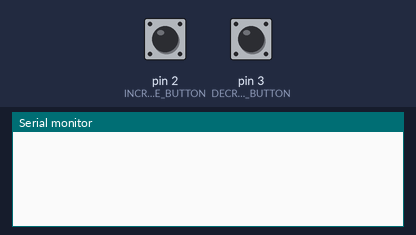
Bench run of a program on a simulated Arduino Uno, built with avr-gcc and run on an emulated ATmega328P. Parts: the last lines printed to the serial monitor. The test bench sets the inputs (shaded band); at power-on: pin 2 (INCREASE_BUTTON) HIGH, pin 3 (DECREASE_BUTTON) HIGH.

Above: at 1.2 s.
1.3 s: pin 2 (INCREASE_BUTTON) pulled LOW for 0.15 s
At 2.2 s:
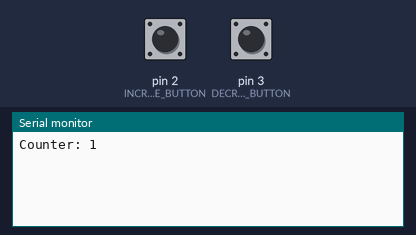
2.9 s: pin 3 (DECREASE_BUTTON) pulled LOW for 1 s
At 4.5 s:
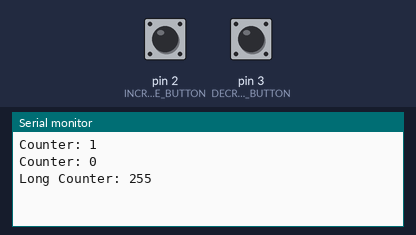
5.4 s: pin 2 (INCREASE_BUTTON) pulled LOW for 1 s
At 6.5 s:
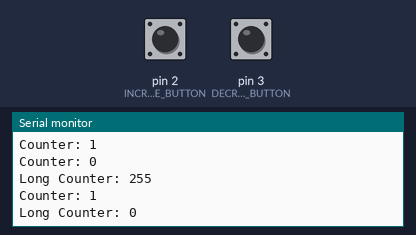

Measured:
- after the input at 1.3 s, the serial monitor: prints a new line at once (image 1)
- after the input at 2.9 s, the serial monitor: prints a new line at once (image 2)
- after the input at 5.4 s, the serial monitor: prints a new line at once (image 3)

The program:

main.cpp
```cpp
#include <Arduino.h>
#include <Ctrl.h>

#define INCREASE_BUTTON 2
#define DECREASE_BUTTON 3

void handle_click(ctrl::Button_Event const *);
void handle_long_click(ctrl::Button_Event const *);

ctrl::Button button(HIGH, INCREASE_BUTTON);
ctrl::Button button2(HIGH, DECREASE_BUTTON);

void setup() {
  Serial.begin(115200);

  pinMode(INCREASE_BUTTON, INPUT_PULLUP);
  pinMode(DECREASE_BUTTON, INPUT_PULLUP);

  button.on("click", handle_click);
  button2.on("click", handle_click);
  button.on("longclick", handle_long_click);
  button2.on("longclick", handle_long_click);
}

void loop() {
  button.listen();
  button2.listen();
}

void handle_click(ctrl::Button_Event const *event) {
  static uint8_t counter = 0;

  if (event->target == INCREASE_BUTTON) {
    counter++;
  }

  if (event->target == DECREASE_BUTTON) {
    counter--;
  }

  Serial.println("Counter: " + String(counter));
}

void handle_long_click(ctrl::Button_Event const *event) {
  static uint8_t long_counter = 0;

  if (event->target == INCREASE_BUTTON) {
    long_counter++;
  }

  if (event->target == DECREASE_BUTTON) {
    long_counter--;
  }

  Serial.println("Long Counter: " + String(long_counter));
}
```
